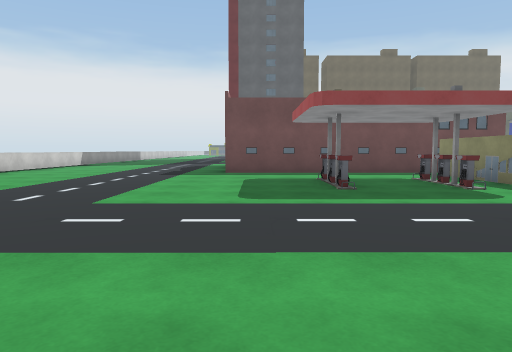
View 1 (above)

24 first-person views from a walk through a scene from a Unity 3-D project. The camera is 1.2 m above the floor, tilts 4° down and sees 70° across. The floor is counted in squares, 2 m on a side. Each view is taken from the middle of a square. On the plan, view 1 faces up. The plan holds only what a view shows up to about 10 squares ahead; the rest is blank. The place goes on beyond the plan. Some surface patterns are stand-ins.

View 2
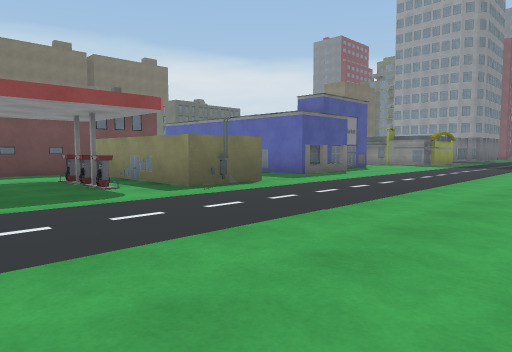

View 3
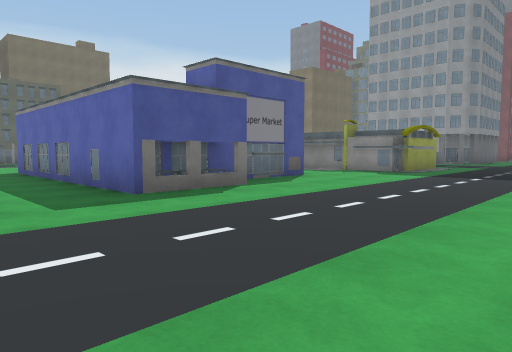

View 4
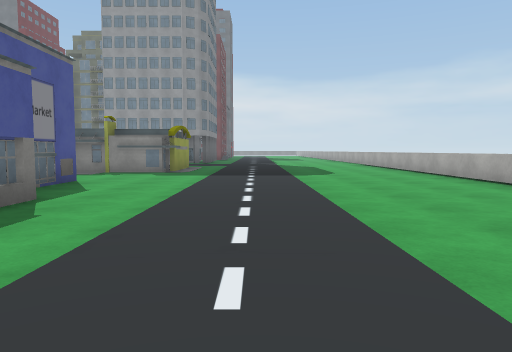

View 5
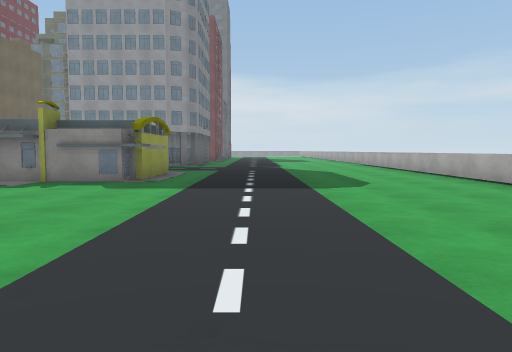

View 6
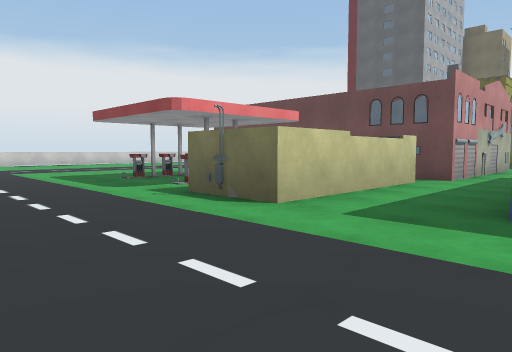

View 7
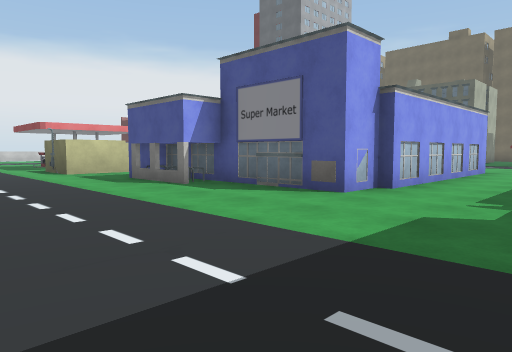

View 8
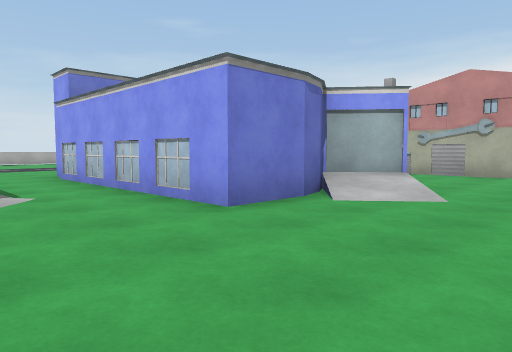

View 9
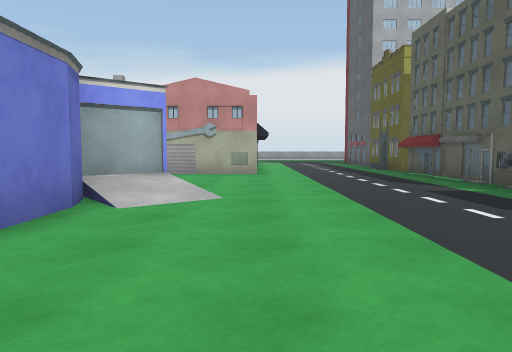

View 10
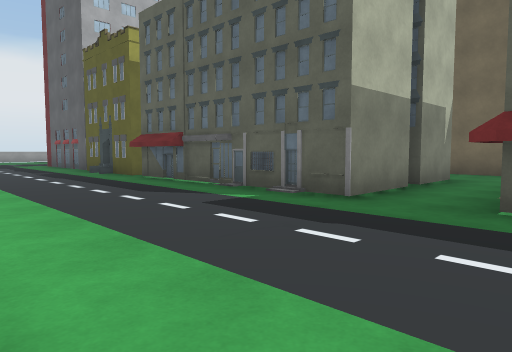

View 11
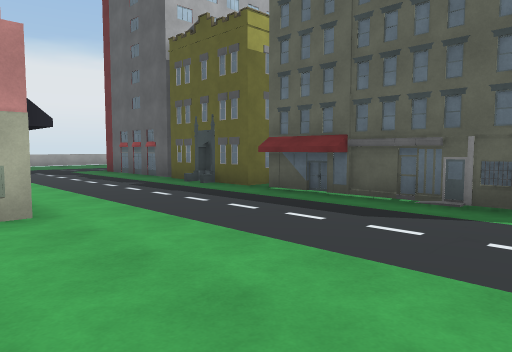

View 12
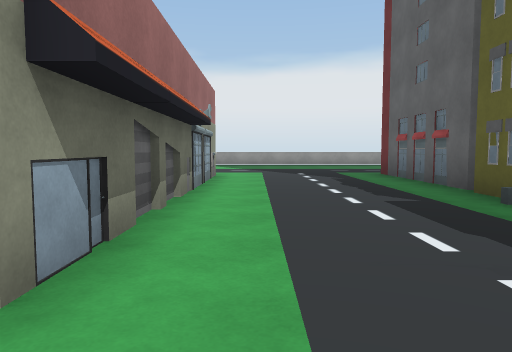

View 13
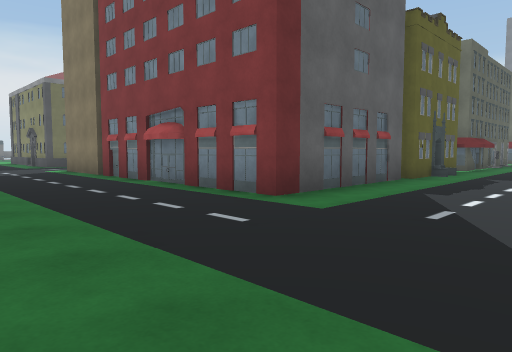

View 14
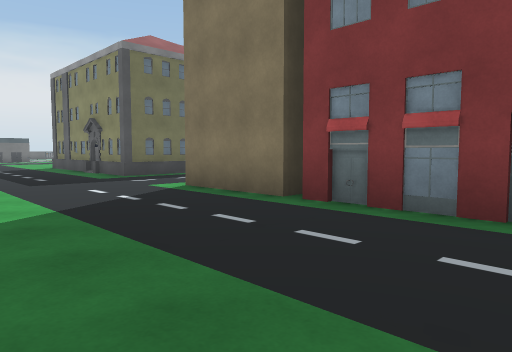

View 15
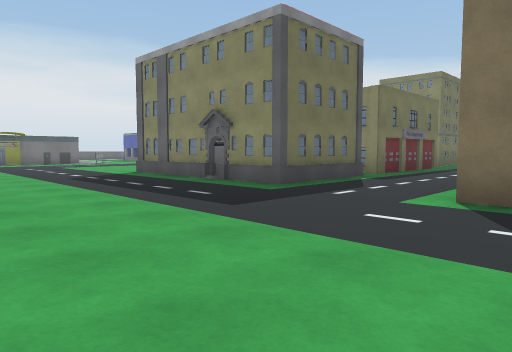

View 16
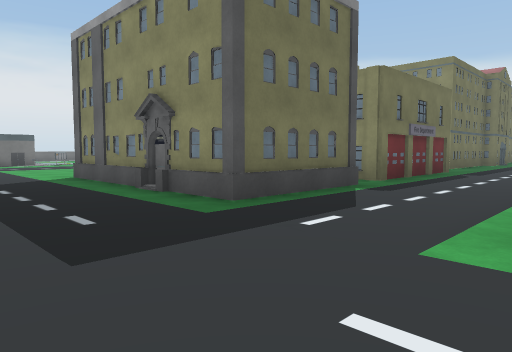

View 17
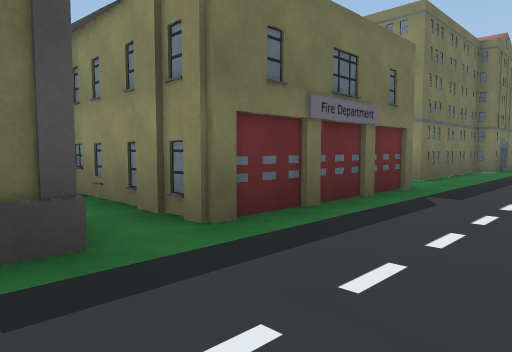

View 18
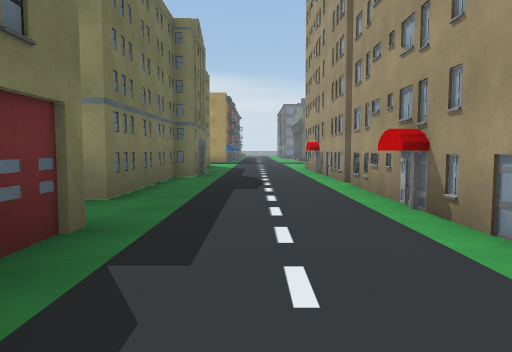

View 19
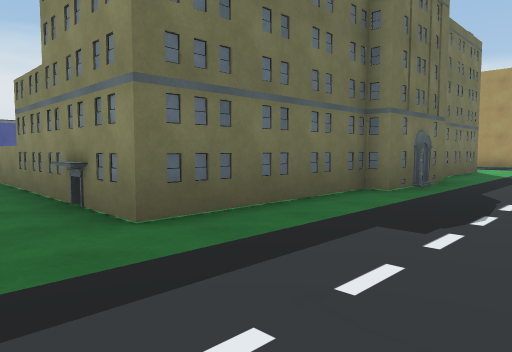

View 20
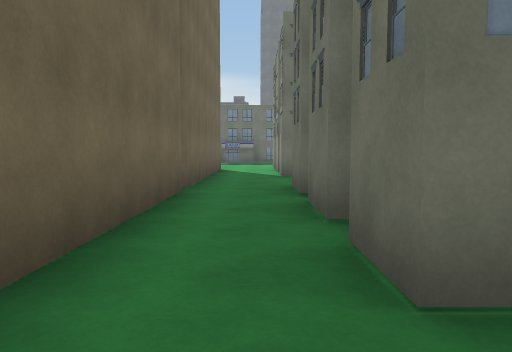

View 21
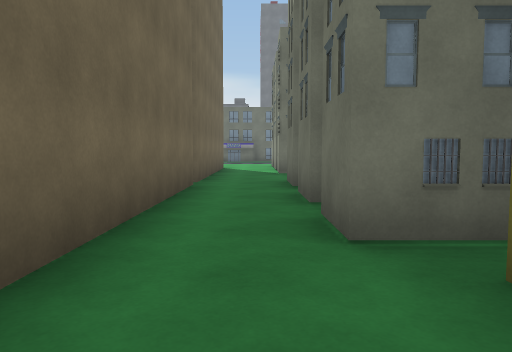

View 22
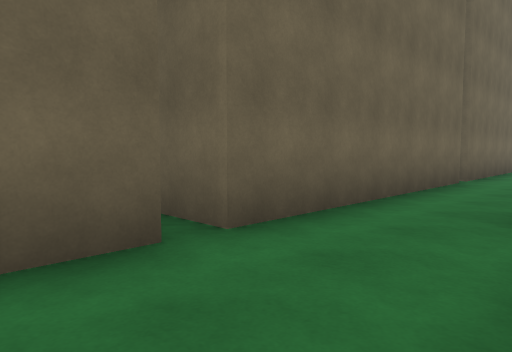

View 23
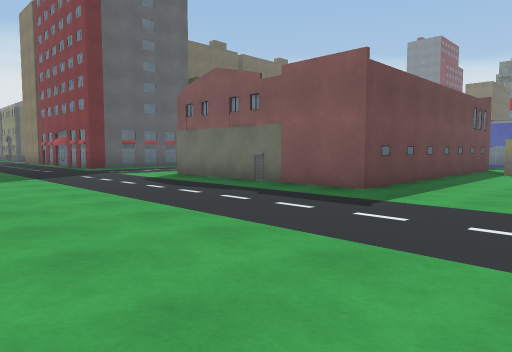

View 24
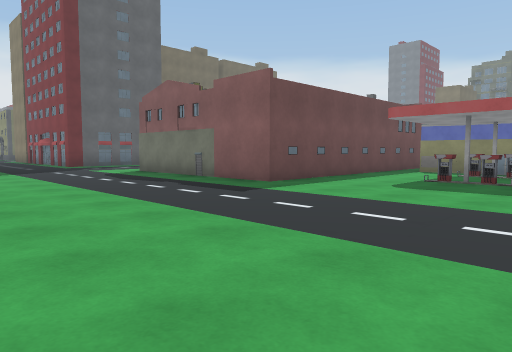

### Floor plan
Key: @ floor where view 1 was taken; # wall or solid block; . floor; / step, stairs or slope; ^ raised ledge; B building; O other object.
Columns run from 7 left of view 1 to 17 right of it. Each row starts with its distance up from view 1.
 36    ....         #
 35    ...#        .^
 34   ....#   #    .#
 33   ....#   #    .#
 32   ....#  .#    .#
 31   ....###.####..#########
 30   .......................
 29  ......................
 28  .....................
 27  .....#  B   ##B#####B
 26  .....#     ### #####
 25   ....#   #############
 24   ....B   .............
 23   ....#   ....#####..##
 22   ....#           #..
 21    ...#           #..
 20    ...#           #..
 19   ........#B#BB####.BB
 18   ....................
 17   ....................
 16   ......................
 15   .....#######O.........
 14   .....#     #..../.....
 13   .....#     #...#/##...
 12   .....#     #..#####..
 11   .....#     #..#   #..
 10 ^......#######..#   #..
  9  ..........O##..#   #..
  8  ...........##..#  ##..#
  7  .......#.#.##..####O..#
  6  .......#.#.##..##.....##
  5  ...........##...........
  4     .....................
  3      ....................
  2      ....................
  1       ...................
  0        @....     ........
 -1                   .......
 -2                    ^^^^^^

Positions as (right, up) in squares from view 1, and headings:
1: (0, 0), facing up
2: (1, 0), facing up-right
3: (6, 1), facing up-right
4: (6, 3), facing right
5: (9, 3), facing right
6: (9, 2), facing up-left
7: (16, 2), facing up-left
8: (16, 16), facing down-left
9: (16, 15), facing left
10: (14, 15), facing up-left
11: (11, 14), facing up-left
12: (8, 16), facing left
13: (-5, 16), facing up-right
14: (-5, 22), facing up-right
15: (-6, 26), facing up-right
16: (-4, 27), facing up-right
17: (1, 28), facing up-right
18: (4, 29), facing right
19: (7, 28), facing up-right
20: (5, 24), facing right
21: (4, 24), facing right
22: (3, 23), facing up-right
23: (-6, 7), facing up-right
24: (-6, 5), facing up-right
